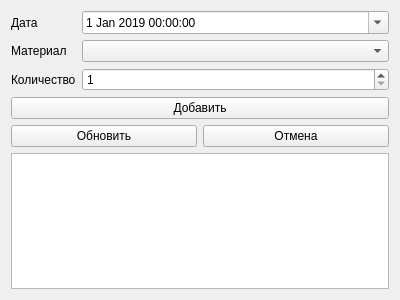
<?xml version="1.0" encoding="UTF-8"?>
<ui version="4.0">
 <class>Releases</class>
 <widget class="QWidget" name="Releases">
  <property name="geometry">
   <rect>
    <x>0</x>
    <y>0</y>
    <width>400</width>
    <height>300</height>
   </rect>
  </property>
  <property name="windowTitle">
   <string>Выпуски</string>
  </property>
  <layout class="QVBoxLayout" name="verticalLayout">
   <item>
    <layout class="QFormLayout" name="formLayout">
     <item row="0" column="0">
      <widget class="QLabel" name="labelItemDate">
       <property name="text">
        <string>Дата</string>
       </property>
      </widget>
     </item>
     <item row="0" column="1">
      <widget class="QDateTimeEdit" name="dateTimeEdit">
       <property name="dateTime">
        <datetime>
         <hour>0</hour>
         <minute>0</minute>
         <second>0</second>
         <year>2019</year>
         <month>1</month>
         <day>1</day>
        </datetime>
       </property>
       <property name="calendarPopup">
        <bool>true</bool>
       </property>
      </widget>
     </item>
     <item row="1" column="0">
      <widget class="QLabel" name="labelItemMaterial">
       <property name="text">
        <string>Материал</string>
       </property>
      </widget>
     </item>
     <item row="1" column="1">
      <widget class="QComboBox" name="comboBoxMaterials"/>
     </item>
     <item row="2" column="0">
      <widget class="QLabel" name="labelItemCount">
       <property name="text">
        <string>Количество</string>
       </property>
      </widget>
     </item>
     <item row="2" column="1">
      <widget class="QSpinBox" name="spinBoxItemCount">
       <property name="minimum">
        <number>1</number>
       </property>
       <property name="maximum">
        <number>999</number>
       </property>
      </widget>
     </item>
    </layout>
   </item>
   <item>
    <widget class="QPushButton" name="pushButtonItemInsert">
     <property name="text">
      <string>Добавить</string>
     </property>
    </widget>
   </item>
   <item>
    <layout class="QHBoxLayout" name="horizontalLayoutEditing">
     <item>
      <widget class="QPushButton" name="pushButtonItemUpdate">
       <property name="text">
        <string>Обновить</string>
       </property>
      </widget>
     </item>
     <item>
      <widget class="QPushButton" name="pushButtonItemUpdateCancel">
       <property name="text">
        <string>Отмена</string>
       </property>
      </widget>
     </item>
    </layout>
   </item>
   <item>
    <widget class="QTableView" name="tableView"/>
   </item>
  </layout>
 </widget>
 <resources/>
 <connections/>
</ui>
